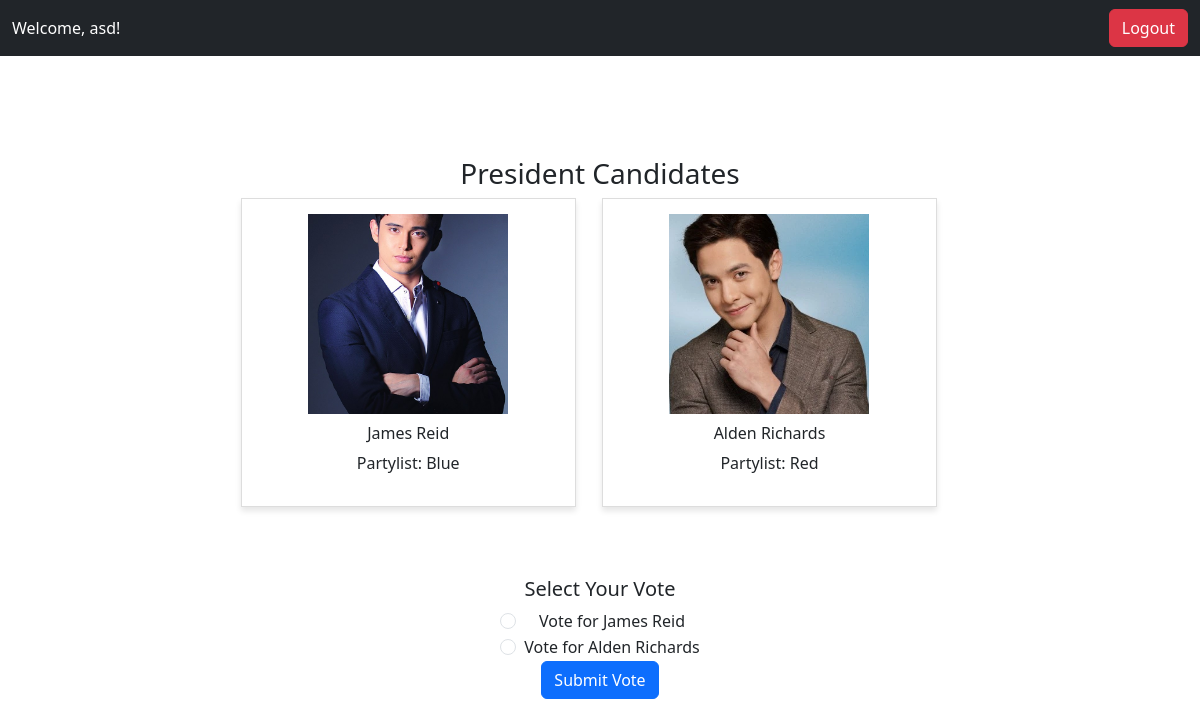
Page /voting1.php (signed in) on the committed database.
### tables this page shows
CREATE TABLE `voters` (
  `id` int NOT NULL,
  `LastName` varchar(255) NOT NULL,
  `FirstName` varchar(255) NOT NULL,
  `Email` varchar(255) NOT NULL,
  `Username` varchar(255) NOT NULL,
  `password` varchar(255) NOT NULL,
  `is_admin` tinyint(1) DEFAULT '0'
);

CREATE TABLE `candidates` (
  `id` int NOT NULL,
  `Name` varchar(255) NOT NULL,
  `Username` varchar(255) NOT NULL,
  `password` varchar(255) NOT NULL,
  `Partylist` varchar(255) NOT NULL,
  `Position` varchar(255) NOT NULL,
  `birthday` date NOT NULL,
  `PoliticalPlatform` varchar(255) NOT NULL,
  `Image` varchar(255) NOT NULL,
  `votes` int DEFAULT '0'
);

### voting1.php (the view, shortened to what this page needs)
<?php
$servername = "localhost";
$username = "root";
$password = "";
$dbname = "online_voting";
$conn = new mysqli($servername, $username, $password, $dbname);
$candidates = [];
$sql = "SELECT * FROM candidates WHERE position = 'President'";
$candidatesResult = $conn->query($sql);
if ($candidatesResult && $candidatesResult->num_rows > 0) {
  while ($row = $candidatesResult->fetch_assoc()) {
    $candidates[] = $row;
  }
}
$hasVoted = false;
?>
<!DOCTYPE html>
<html lang="en">
<head>
    <link href="https://cdn.jsdelivr.net/npm/bootstrap@5.3.0-alpha1/dist/css/bootstrap.min.css" rel="stylesheet">
</head>
<body>
    <?php include('includes/navbarr.php'); ?>
    <div class="main-content">
        <div class="container">
            <h3>President Candidates</h3>
            <div class="candidate-row">
                <?php if (!empty($candidates)): ?>
                    <?php foreach ($candidates as $candidate): ?>
                        <div class="candidate-card">
                            <img src="uploads/<?php echo htmlspecialchars($candidate['Image']); ?>" alt="Candidate Image">
                            <h6><?php echo htmlspecialchars($candidate['Name']); ?></h6>
                            <p>Partylist: <?php echo htmlspecialchars($candidate['Partylist']); ?></p>
                        </div>
                    <?php endforeach; ?>
                <?php else: ?>
                    <p>No candidates found for the President position.</p>
                <?php endif; ?>
            </div>
        </div>
        <div class="vote-options">
            <?php if (!$hasVoted): ?>
                <form id="votingForm" action="" method="POST" onsubmit="return validateForm()">
                    <h5>Select Your Vote</h5>
                    <?php foreach ($candidates as $candidate): ?>
                        <div class="form-check">
                            <input class="form-check-input" type="radio" name="candidate" id="candidate-<?php echo $candidate['id']; ?>" value="<?php echo htmlspecialchars($candidate['Name']); ?>">
                            <label class="form-check-label" for="candidate-<?php echo $candidate['id']; ?>">
                                Vote for <?php echo htmlspecialchars($candidate['Name']); ?>
                            </label>
                        </div>
                    <?php endforeach; ?>
                    <button type="submit" class="btn btn-primary">Submit Vote</button>
                </form>
            <?php else: ?>
                <p>You have already voted. Thank you!</p>
            <?php endif; ?>
        </div>
    </div>
</body>
</html>

### includes/navbarr.php (shortened to what this page needs)
<?php
$host = "localhost";
$dbusername = "root";
$dbpassword = "";
$dbname = "online_voting";
try {
    $pdo = new PDO("mysql:host=$host;dbname=$dbname;charset=utf8mb4", $dbusername, $dbpassword);
    $pdo->setAttribute(PDO::ATTR_ERRMODE, PDO::ERRMODE_EXCEPTION);
    $displayUsername = 'Guest';
    if (isset($_SESSION['user_id'])) {
        $stmt = $pdo->prepare("SELECT Username FROM voters WHERE id = :id");
        $stmt->bindParam(':id', $_SESSION['user_id'], PDO::PARAM_INT);
        if ($stmt->execute()) {
            $user = $stmt->fetch(PDO::FETCH_ASSOC);
            if ($user) {
                $displayUsername = htmlspecialchars($user['Username']);
            } else {
                echo "No user found with this ID.<br>";
            }
        } else {
            echo "Query execution failed.<br>";
        }
    }
} catch (PDOException $e) {
    die("Database connection failed: " . $e->getMessage());
}
?>
<!DOCTYPE html>
<html lang="en">
<head>
    <link href="https://cdn.jsdelivr.net/npm/bootstrap@5.3.0-alpha1/dist/css/bootstrap.min.css" rel="stylesheet">
</head>
<body>
    <nav class="navbar navbar-expand-lg navbar-dark bg-dark">
        <div class="container-fluid">
            <span class="navbar-text">
                Welcome, <?php echo $displayUsername; ?>!
            </span>
            <a class="btn btn-danger ms-auto" href="/logout.php">Logout</a>
        </div>
    </nav>
</body>
</html>

### voting1.php (style rules this page uses)
body { margin: 0; background-color: #f4f4f4; font-family: Arial, sans-serif; }
.main-content { display: flex; justify-content: center; align-items: center; flex-direction: column; min-height: calc(100vh - 56px); padding: 20px; }
.container { width: 80%; text-align: center; margin-bottom: 30px; }
.candidate-card { border: 1px solid #ddd; padding: 15px; text-align: center; margin-bottom: 20px; display: inline-block; width: 30%; margin-right: 2%; background-color: #fff; box-shadow: 0 4px 6px rgba(0, 0, 0, 0.1); }
.candidate-card img { width: 200px; height: 200px; object-fit: cover; margin-bottom: 10px; }
.vote-options { text-align: center; margin-top: 20px; }

### includes/navbarr.php (style rules this page uses)
.navbar-text { color: white; font-size: 16px; }

### rows in the picture
voters: Username "asd"
candidates: Image (picture), Name "James Reid", Partylist "Blue"
candidates: Image (picture), Name "Alden Richards", Partylist "Red"
